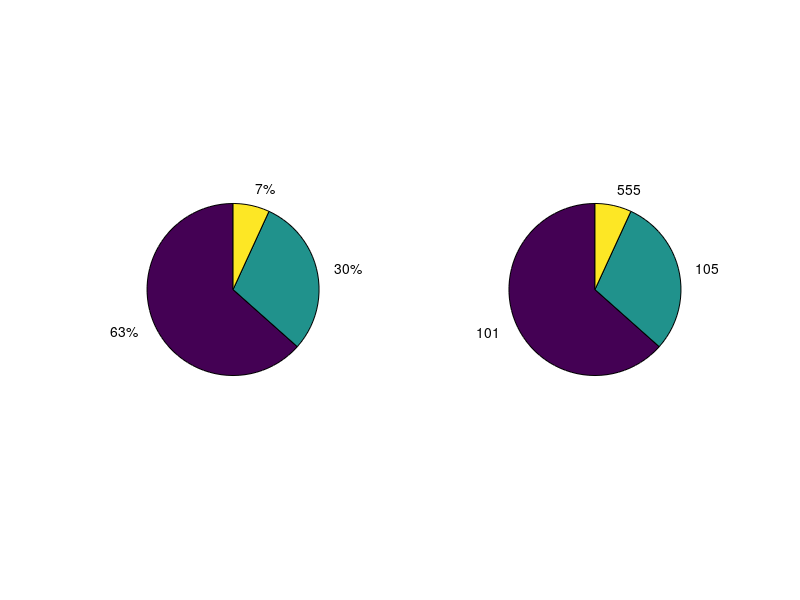

Here is the MATLAB script that generated this plot:
clear,clc,clf
people_num = [111, 52, 12];
subplot(1,2,1)
pie(people_num)
subplot(1,2,2)
pie(people_num, {'101', '105', '555'})